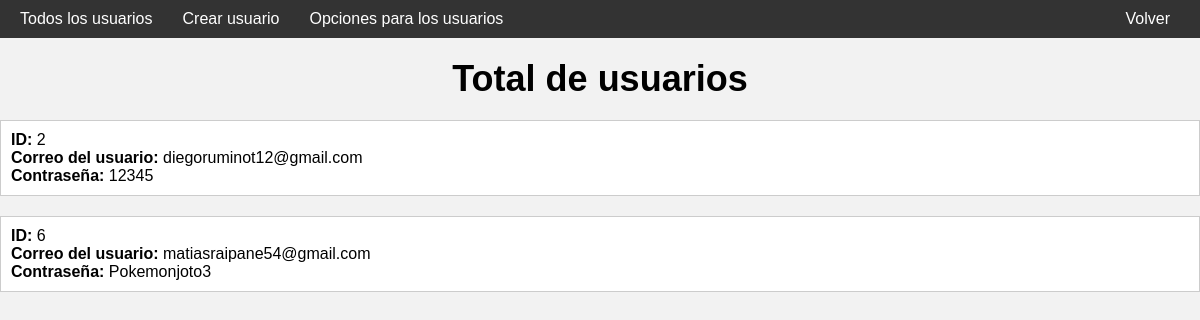
/usuarios/usuarios_totales/, run on an earlier commit of the app's database.
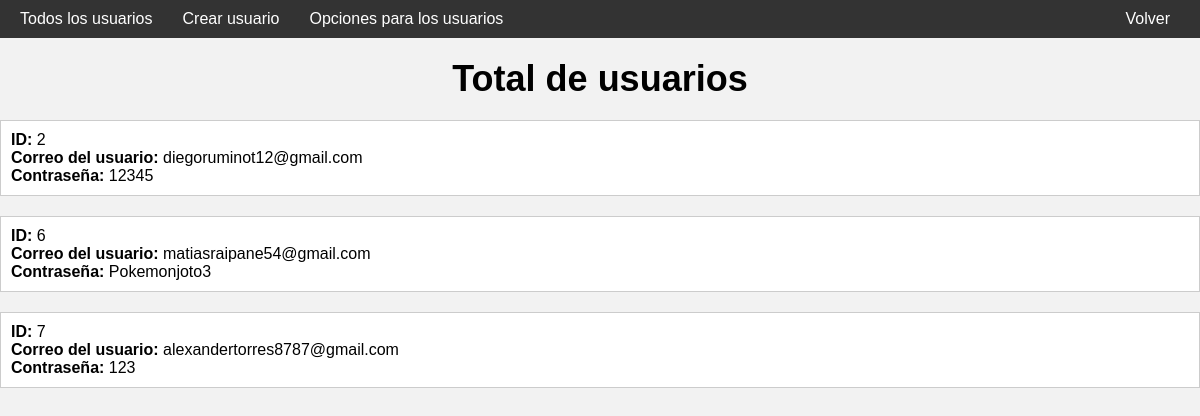
And on a later commit of the database.
### pagina_clientes/models.py (models this page shows, shortened)
class Usuario(models.Model):
    id_usuario = models.AutoField(primary_key=True)
    correo_usuario = models.CharField(max_length=50, null=False)
    contrasena_usuario = models.CharField(max_length=30, null=False)

### administrador/views.py (the view)
# urls.py: path('usuarios/usuarios_totales/',views.usuarios_totales,name="usuarios_totales"),
def usuarios_totales(request):
    usuario = Usuario.objects.all()
    context = {'usuario':usuario}
    return render(request, 'html/usuarios/usuarios_totales.html',context)

### administrador/templates/html/usuarios/usuarios_totales.html (shortened to what this page needs)
{% load static %}
<!DOCTYPE html>
<html lang="en">
<head>
    <link rel="stylesheet" href="{% static 'css/usuarios_totales.css' %}">
</head>
<body>
    <nav>
        <ul>
            <li><a href="{% url 'usuarios_totales' %}" style="text-decoration: none;">Todos los usuarios</a></li>
            <li><a href="{% url 'crear_usuario' %}" style="text-decoration: none;">Crear usuario</a></li>
            <li><a href="{% url 'opciones_usuarios' %}" style="text-decoration: none;">Opciones para los usuarios</a></li>
            <li class="right-corner" style="margin-left: auto;"><a href="{% url 'panel_administracion' %}" style="text-decoration: none;">Volver</a></li>
        </ul>
    </nav>
    <h1>Total de usuarios</h1>
    {% for user in usuario %}
    <div class="admin-box">
        <p><strong>ID:</strong> {{ user.id_usuario }}</p>
        <p><strong>Correo del usuario:</strong> {{ user.correo_usuario }}</p>
        <p><strong>Contraseña:</strong> {{ user.contrasena_usuario }}</p>
    </div>
    {% endfor %}
</body>

What changed in the data, as far as the page shows it:
added Usuario: id_usuario "7", correo_usuario "alexandertorres8787@gmail.com", contrasena_usuario "123"
